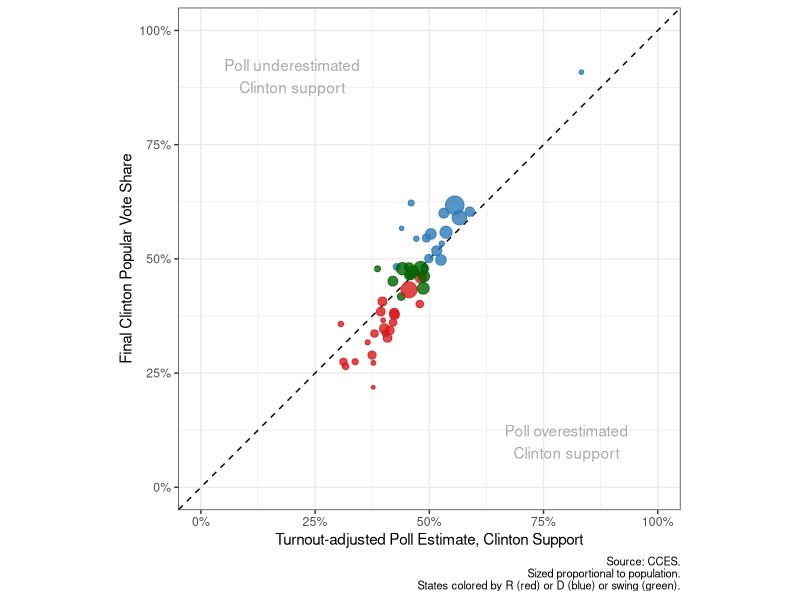
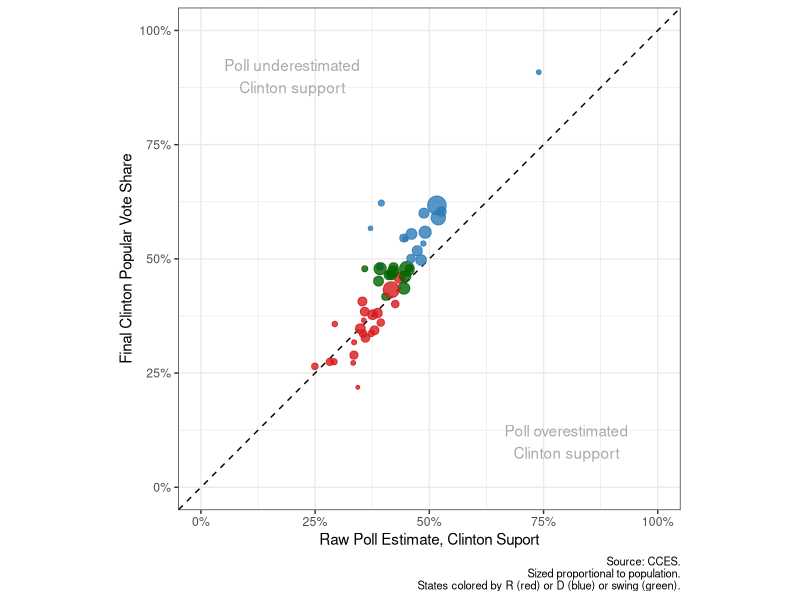
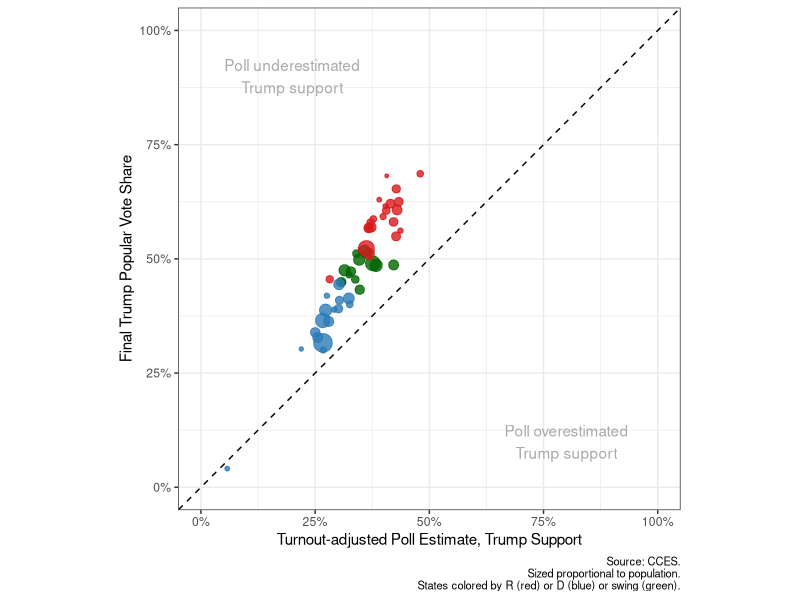
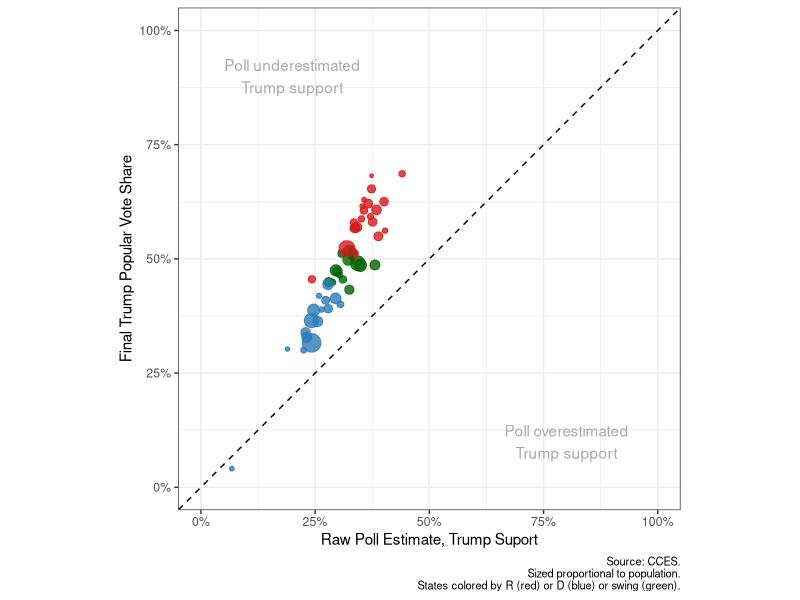

These figures' R source, in order:
## ---- chunk 1
knitr::opts_chunk$set(echo = TRUE)
library(readr)
## ---- chunk 2
read_csv("data/output/pres16_state.csv")
## ---- chunk 3
library(ggplot2)
library(ggrepel)
library(scales)
library(readr)

df <- read_csv("data/output/pres16_state.csv")

colorvec <- c("R" =  '#d7191c', "swing" = 'darkgreen', "D" = '#2c7bb6')

gg0 <- ggplot(df, aes(x = cces_pct_hrc_voters, y = pct_hrc_voters, color = color, size = vap)) +
  geom_abline(slope = 1, intercept = 0, linetype = "dashed") +
  scale_x_continuous(limits = c(0, 1), label = percent) +
  scale_y_continuous(limits = c(0, 1), label = percent) +
  scale_color_manual(values = colorvec) +
  guides(size = FALSE, color = FALSE) +
  coord_equal() +
  theme_bw() +
  geom_point(alpha = 0.8) +
  theme(plot.caption = element_text(size = 8)) +
  labs(caption = "Source: CCES.\nSized proportional to population.\n States colored by R (red) or D (blue) or swing (green).")


gg_hrc <- gg0 +
  annotate("text", x = 0.8, y = 0.1, label = "Poll overestimated\nClinton support", color = "darkgray") +
  annotate("text", x = 0.2, y = 0.9, label = "Poll underestimated\nClinton support", color = "darkgray") +
  labs(y = "Final Clinton Popular Vote Share")
gg_djt <- gg0 + aes(y = pct_djt_voters) +
  annotate("text", x = 0.8, y = 0.1, label = "Poll overestimated\nTrump support", color = "darkgray") +
  annotate("text", x = 0.2, y = 0.9, label = "Poll underestimated\nTrump support", color = "darkgray") +
  labs(y = "Final Trump Popular Vote Share")

## ---- chunk 4
gg_hrc + aes(x = cces_pct_hrc_voters) +
  xlab("Turnout-adjusted Poll Estimate, Clinton Support")
## ---- chunk 5
gg_hrc + aes(x = cces_pct_hrc_raw) +
  xlab("Raw Poll Estimate, Clinton Suport")
## ---- chunk 6
gg_djt + aes(x = cces_pct_djt_voters) +
  xlab("Turnout-adjusted Poll Estimate, Trump Support")
## ---- chunk 7
gg_djt + aes(x = cces_pct_djt_raw) +
  xlab("Raw Poll Estimate, Trump Suport")

